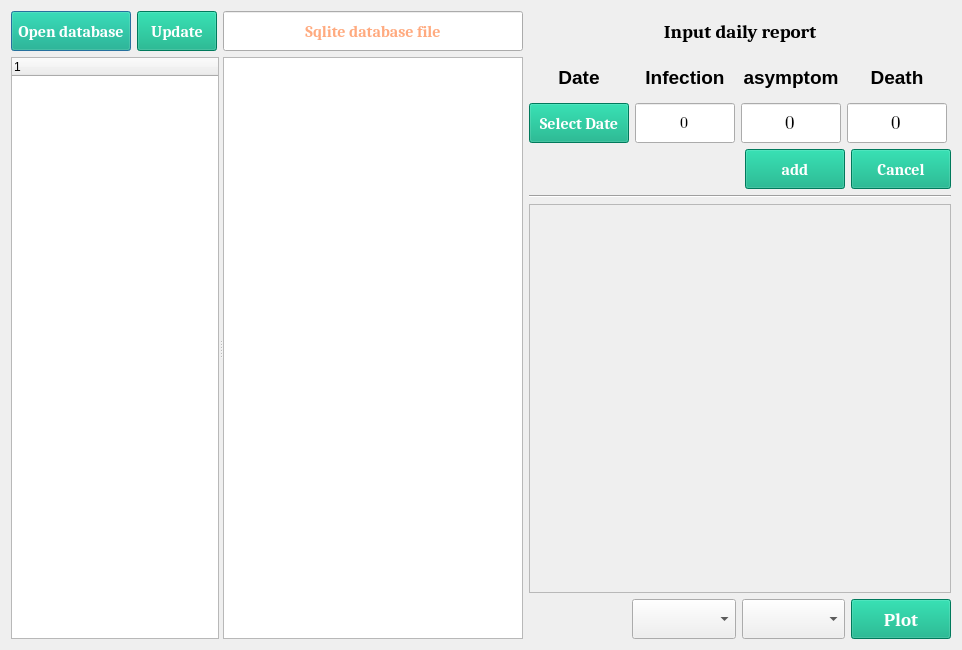
<?xml version="1.0" encoding="UTF-8"?>
<ui version="4.0">
 <class>Dialog</class>
 <widget class="QDialog" name="Dialog">
  <property name="geometry">
   <rect>
    <x>0</x>
    <y>0</y>
    <width>962</width>
    <height>650</height>
   </rect>
  </property>
  <property name="windowTitle">
   <string>Dialog</string>
  </property>
  <layout class="QGridLayout" name="gridLayout_4">
   <item row="0" column="0">
    <layout class="QHBoxLayout" name="horizontalLayout_2">
     <item>
      <layout class="QGridLayout" name="gridLayout">
       <item row="0" column="0">
        <widget class="QPushButton" name="Open_datebase_btn">
         <property name="sizePolicy">
          <sizepolicy hsizetype="Fixed" vsizetype="Fixed">
           <horstretch>0</horstretch>
           <verstretch>0</verstretch>
          </sizepolicy>
         </property>
         <property name="minimumSize">
          <size>
           <width>120</width>
           <height>40</height>
          </size>
         </property>
         <property name="maximumSize">
          <size>
           <width>100</width>
           <height>40</height>
          </size>
         </property>
         <property name="font">
          <font>
           <family>Cambria</family>
           <pointsize>12</pointsize>
           <bold>true</bold>
          </font>
         </property>
         <property name="styleSheet">
          <string notr="true">QPushButton{background-color: rgb(0, 170, 127);selection-color: rgb(255, 85, 127);
color: rgb(255, 255, 255);}

QPushButton:hover{background-color:rgb(0, 170, 255);}

QPushButton:pressed{background-color:rgb(255, 91, 58);}</string>
         </property>
         <property name="text">
          <string>Open database</string>
         </property>
        </widget>
       </item>
       <item row="0" column="1">
        <widget class="QPushButton" name="Update_database__btn">
         <property name="sizePolicy">
          <sizepolicy hsizetype="Fixed" vsizetype="Fixed">
           <horstretch>0</horstretch>
           <verstretch>0</verstretch>
          </sizepolicy>
         </property>
         <property name="minimumSize">
          <size>
           <width>80</width>
           <height>40</height>
          </size>
         </property>
         <property name="maximumSize">
          <size>
           <width>100</width>
           <height>40</height>
          </size>
         </property>
         <property name="font">
          <font>
           <family>Cambria</family>
           <pointsize>12</pointsize>
           <bold>true</bold>
          </font>
         </property>
         <property name="styleSheet">
          <string notr="true">QPushButton{background-color: rgb(0, 170, 127);selection-color: rgb(255, 85, 127);
color: rgb(255, 255, 255);}

QPushButton:hover{background-color:rgb(0, 170, 255);}

QPushButton:pressed{background-color:rgb(255, 91, 58);}</string>
         </property>
         <property name="text">
          <string>Update</string>
         </property>
        </widget>
       </item>
       <item row="0" column="2">
        <widget class="QLineEdit" name="lineEdit">
         <property name="minimumSize">
          <size>
           <width>300</width>
           <height>40</height>
          </size>
         </property>
         <property name="maximumSize">
          <size>
           <width>16777215</width>
           <height>40</height>
          </size>
         </property>
         <property name="palette">
          <palette>
           <active>
            <colorrole role="Text">
             <brush brushstyle="SolidPattern">
              <color alpha="255">
               <red>255</red>
               <green>85</green>
               <blue>0</blue>
              </color>
             </brush>
            </colorrole>
           </active>
           <inactive>
            <colorrole role="Text">
             <brush brushstyle="SolidPattern">
              <color alpha="255">
               <red>0</red>
               <green>0</green>
               <blue>0</blue>
              </color>
             </brush>
            </colorrole>
           </inactive>
           <disabled>
            <colorrole role="Text">
             <brush brushstyle="SolidPattern">
              <color alpha="255">
               <red>120</red>
               <green>120</green>
               <blue>120</blue>
              </color>
             </brush>
            </colorrole>
           </disabled>
          </palette>
         </property>
         <property name="font">
          <font>
           <family>Cambria</family>
           <pointsize>12</pointsize>
           <bold>true</bold>
          </font>
         </property>
         <property name="text">
          <string/>
         </property>
         <property name="alignment">
          <set>Qt::AlignCenter</set>
         </property>
         <property name="placeholderText">
          <string>Sqlite database file</string>
         </property>
        </widget>
       </item>
       <item row="1" column="0" colspan="3">
        <widget class="QSplitter" name="splitter">
         <property name="orientation">
          <enum>Qt::Horizontal</enum>
         </property>
         <widget class="QTreeWidget" name="treeWidget">
          <property name="sizePolicy">
           <sizepolicy hsizetype="MinimumExpanding" vsizetype="Expanding">
            <horstretch>0</horstretch>
            <verstretch>0</verstretch>
           </sizepolicy>
          </property>
          <property name="minimumSize">
           <size>
            <width>50</width>
            <height>400</height>
           </size>
          </property>
          <property name="maximumSize">
           <size>
            <width>300</width>
            <height>16777215</height>
           </size>
          </property>
          <column>
           <property name="text">
            <string/>
           </property>
          </column>
         </widget>
         <widget class="QTableView" name="tableView">
          <property name="sizePolicy">
           <sizepolicy hsizetype="Expanding" vsizetype="Expanding">
            <horstretch>0</horstretch>
            <verstretch>0</verstretch>
           </sizepolicy>
          </property>
          <property name="minimumSize">
           <size>
            <width>300</width>
            <height>400</height>
           </size>
          </property>
         </widget>
        </widget>
       </item>
      </layout>
     </item>
     <item>
      <layout class="QGridLayout" name="gridLayout_3">
       <item row="0" column="0">
        <widget class="QLabel" name="label_6">
         <property name="sizePolicy">
          <sizepolicy hsizetype="Fixed" vsizetype="Fixed">
           <horstretch>0</horstretch>
           <verstretch>0</verstretch>
          </sizepolicy>
         </property>
         <property name="minimumSize">
          <size>
           <width>400</width>
           <height>40</height>
          </size>
         </property>
         <property name="maximumSize">
          <size>
           <width>500</width>
           <height>40</height>
          </size>
         </property>
         <property name="palette">
          <palette>
           <active>
            <colorrole role="WindowText">
             <brush brushstyle="SolidPattern">
              <color alpha="255">
               <red>0</red>
               <green>170</green>
               <blue>255</blue>
              </color>
             </brush>
            </colorrole>
            <colorrole role="Text">
             <brush brushstyle="SolidPattern">
              <color alpha="255">
               <red>255</red>
               <green>85</green>
               <blue>0</blue>
              </color>
             </brush>
            </colorrole>
            <colorrole role="ButtonText">
             <brush brushstyle="SolidPattern">
              <color alpha="255">
               <red>255</red>
               <green>85</green>
               <blue>0</blue>
              </color>
             </brush>
            </colorrole>
           </active>
           <inactive>
            <colorrole role="WindowText">
             <brush brushstyle="SolidPattern">
              <color alpha="255">
               <red>0</red>
               <green>0</green>
               <blue>0</blue>
              </color>
             </brush>
            </colorrole>
            <colorrole role="Text">
             <brush brushstyle="SolidPattern">
              <color alpha="255">
               <red>0</red>
               <green>0</green>
               <blue>0</blue>
              </color>
             </brush>
            </colorrole>
            <colorrole role="ButtonText">
             <brush brushstyle="SolidPattern">
              <color alpha="255">
               <red>0</red>
               <green>0</green>
               <blue>0</blue>
              </color>
             </brush>
            </colorrole>
           </inactive>
           <disabled>
            <colorrole role="WindowText">
             <brush brushstyle="SolidPattern">
              <color alpha="255">
               <red>120</red>
               <green>120</green>
               <blue>120</blue>
              </color>
             </brush>
            </colorrole>
            <colorrole role="Text">
             <brush brushstyle="SolidPattern">
              <color alpha="255">
               <red>120</red>
               <green>120</green>
               <blue>120</blue>
              </color>
             </brush>
            </colorrole>
            <colorrole role="ButtonText">
             <brush brushstyle="SolidPattern">
              <color alpha="255">
               <red>120</red>
               <green>120</green>
               <blue>120</blue>
              </color>
             </brush>
            </colorrole>
           </disabled>
          </palette>
         </property>
         <property name="font">
          <font>
           <family>Cambria</family>
           <pointsize>14</pointsize>
           <bold>true</bold>
          </font>
         </property>
         <property name="text">
          <string>Input daily report</string>
         </property>
         <property name="alignment">
          <set>Qt::AlignCenter</set>
         </property>
        </widget>
       </item>
       <item row="1" column="0">
        <layout class="QGridLayout" name="gridLayout_2">
         <item row="0" column="0">
          <widget class="QLabel" name="label_5">
           <property name="sizePolicy">
            <sizepolicy hsizetype="Fixed" vsizetype="Fixed">
             <horstretch>0</horstretch>
             <verstretch>0</verstretch>
            </sizepolicy>
           </property>
           <property name="minimumSize">
            <size>
             <width>100</width>
             <height>40</height>
            </size>
           </property>
           <property name="maximumSize">
            <size>
             <width>100</width>
             <height>40</height>
            </size>
           </property>
           <property name="palette">
            <palette>
             <active>
              <colorrole role="WindowText">
               <brush brushstyle="SolidPattern">
                <color alpha="255">
                 <red>255</red>
                 <green>85</green>
                 <blue>0</blue>
                </color>
               </brush>
              </colorrole>
              <colorrole role="Text">
               <brush brushstyle="SolidPattern">
                <color alpha="255">
                 <red>0</red>
                 <green>170</green>
                 <blue>255</blue>
                </color>
               </brush>
              </colorrole>
              <colorrole role="ButtonText">
               <brush brushstyle="SolidPattern">
                <color alpha="255">
                 <red>0</red>
                 <green>255</green>
                 <blue>255</blue>
                </color>
               </brush>
              </colorrole>
             </active>
             <inactive>
              <colorrole role="WindowText">
               <brush brushstyle="SolidPattern">
                <color alpha="255">
                 <red>0</red>
                 <green>0</green>
                 <blue>0</blue>
                </color>
               </brush>
              </colorrole>
              <colorrole role="Text">
               <brush brushstyle="SolidPattern">
                <color alpha="255">
                 <red>0</red>
                 <green>0</green>
                 <blue>0</blue>
                </color>
               </brush>
              </colorrole>
              <colorrole role="ButtonText">
               <brush brushstyle="SolidPattern">
                <color alpha="255">
                 <red>0</red>
                 <green>0</green>
                 <blue>0</blue>
                </color>
               </brush>
              </colorrole>
             </inactive>
             <disabled>
              <colorrole role="WindowText">
               <brush brushstyle="SolidPattern">
                <color alpha="255">
                 <red>120</red>
                 <green>120</green>
                 <blue>120</blue>
                </color>
               </brush>
              </colorrole>
              <colorrole role="Text">
               <brush brushstyle="SolidPattern">
                <color alpha="255">
                 <red>120</red>
                 <green>120</green>
                 <blue>120</blue>
                </color>
               </brush>
              </colorrole>
              <colorrole role="ButtonText">
               <brush brushstyle="SolidPattern">
                <color alpha="255">
                 <red>120</red>
                 <green>120</green>
                 <blue>120</blue>
                </color>
               </brush>
              </colorrole>
             </disabled>
            </palette>
           </property>
           <property name="font">
            <font>
             <family>Arial</family>
             <pointsize>14</pointsize>
             <bold>true</bold>
            </font>
           </property>
           <property name="frameShape">
            <enum>QFrame::NoFrame</enum>
           </property>
           <property name="frameShadow">
            <enum>QFrame::Sunken</enum>
           </property>
           <property name="text">
            <string>Date</string>
           </property>
           <property name="alignment">
            <set>Qt::AlignCenter</set>
           </property>
          </widget>
         </item>
         <item row="0" column="1">
          <widget class="QLabel" name="label_2">
           <property name="sizePolicy">
            <sizepolicy hsizetype="Fixed" vsizetype="Fixed">
             <horstretch>0</horstretch>
             <verstretch>0</verstretch>
            </sizepolicy>
           </property>
           <property name="minimumSize">
            <size>
             <width>100</width>
             <height>40</height>
            </size>
           </property>
           <property name="maximumSize">
            <size>
             <width>100</width>
             <height>40</height>
            </size>
           </property>
           <property name="palette">
            <palette>
             <active>
              <colorrole role="WindowText">
               <brush brushstyle="SolidPattern">
                <color alpha="255">
                 <red>255</red>
                 <green>85</green>
                 <blue>0</blue>
                </color>
               </brush>
              </colorrole>
              <colorrole role="Text">
               <brush brushstyle="SolidPattern">
                <color alpha="255">
                 <red>255</red>
                 <green>85</green>
                 <blue>0</blue>
                </color>
               </brush>
              </colorrole>
              <colorrole role="ButtonText">
               <brush brushstyle="SolidPattern">
                <color alpha="255">
                 <red>255</red>
                 <green>85</green>
                 <blue>0</blue>
                </color>
               </brush>
              </colorrole>
             </active>
             <inactive>
              <colorrole role="WindowText">
               <brush brushstyle="SolidPattern">
                <color alpha="255">
                 <red>0</red>
                 <green>0</green>
                 <blue>0</blue>
                </color>
               </brush>
              </colorrole>
              <colorrole role="Text">
               <brush brushstyle="SolidPattern">
                <color alpha="255">
                 <red>0</red>
                 <green>0</green>
                 <blue>0</blue>
                </color>
               </brush>
              </colorrole>
              <colorrole role="ButtonText">
               <brush brushstyle="SolidPattern">
                <color alpha="255">
                 <red>0</red>
                 <green>0</green>
                 <blue>0</blue>
                </color>
               </brush>
              </colorrole>
             </inactive>
             <disabled>
              <colorrole role="WindowText">
               <brush brushstyle="SolidPattern">
                <color alpha="255">
                 <red>120</red>
                 <green>120</green>
                 <blue>120</blue>
                </color>
               </brush>
              </colorrole>
              <colorrole role="Text">
               <brush brushstyle="SolidPattern">
                <color alpha="255">
                 <red>120</red>
                 <green>120</green>
                 <blue>120</blue>
                </color>
               </brush>
              </colorrole>
              <colorrole role="ButtonText">
               <brush brushstyle="SolidPattern">
                <color alpha="255">
                 <red>120</red>
                 <green>120</green>
                 <blue>120</blue>
                </color>
               </brush>
              </colorrole>
             </disabled>
            </palette>
           </property>
           <property name="font">
            <font>
             <family>Arial</family>
             <pointsize>14</pointsize>
             <bold>true</bold>
            </font>
           </property>
           <property name="text">
            <string>Infection</string>
           </property>
           <property name="alignment">
            <set>Qt::AlignCenter</set>
           </property>
          </widget>
         </item>
         <item row="0" column="2">
          <widget class="QLabel" name="label_3">
           <property name="sizePolicy">
            <sizepolicy hsizetype="Fixed" vsizetype="Fixed">
             <horstretch>0</horstretch>
             <verstretch>0</verstretch>
            </sizepolicy>
           </property>
           <property name="minimumSize">
            <size>
             <width>100</width>
             <height>40</height>
            </size>
           </property>
           <property name="maximumSize">
            <size>
             <width>100</width>
             <height>40</height>
            </size>
           </property>
           <property name="palette">
            <palette>
             <active>
              <colorrole role="WindowText">
               <brush brushstyle="SolidPattern">
                <color alpha="255">
                 <red>255</red>
                 <green>85</green>
                 <blue>0</blue>
                </color>
               </brush>
              </colorrole>
              <colorrole role="Text">
               <brush brushstyle="SolidPattern">
                <color alpha="255">
                 <red>255</red>
                 <green>85</green>
                 <blue>0</blue>
                </color>
               </brush>
              </colorrole>
              <colorrole role="ButtonText">
               <brush brushstyle="SolidPattern">
                <color alpha="255">
                 <red>255</red>
                 <green>85</green>
                 <blue>0</blue>
                </color>
               </brush>
              </colorrole>
             </active>
             <inactive>
              <colorrole role="WindowText">
               <brush brushstyle="SolidPattern">
                <color alpha="255">
                 <red>0</red>
                 <green>0</green>
                 <blue>0</blue>
                </color>
               </brush>
              </colorrole>
              <colorrole role="Text">
               <brush brushstyle="SolidPattern">
                <color alpha="255">
                 <red>0</red>
                 <green>0</green>
                 <blue>0</blue>
                </color>
               </brush>
              </colorrole>
              <colorrole role="ButtonText">
               <brush brushstyle="SolidPattern">
                <color alpha="255">
                 <red>0</red>
                 <green>0</green>
                 <blue>0</blue>
                </color>
               </brush>
              </colorrole>
             </inactive>
             <disabled>
              <colorrole role="WindowText">
               <brush brushstyle="SolidPattern">
                <color alpha="255">
                 <red>120</red>
                 <green>120</green>
                 <blue>120</blue>
                </color>
               </brush>
              </colorrole>
              <colorrole role="Text">
               <brush brushstyle="SolidPattern">
                <color alpha="255">
                 <red>120</red>
                 <green>120</green>
                 <blue>120</blue>
                </color>
               </brush>
              </colorrole>
              <colorrole role="ButtonText">
               <brush brushstyle="SolidPattern">
                <color alpha="255">
                 <red>120</red>
                 <green>120</green>
                 <blue>120</blue>
                </color>
               </brush>
              </colorrole>
             </disabled>
            </palette>
           </property>
           <property name="font">
            <font>
             <family>Arial</family>
             <pointsize>14</pointsize>
             <bold>true</bold>
            </font>
           </property>
           <property name="text">
            <string>asymptom</string>
           </property>
           <property name="alignment">
            <set>Qt::AlignCenter</set>
           </property>
          </widget>
         </item>
         <item row="0" column="3">
          <widget class="QLabel" name="label_4">
           <property name="sizePolicy">
            <sizepolicy hsizetype="Fixed" vsizetype="Fixed">
             <horstretch>0</horstretch>
             <verstretch>0</verstretch>
            </sizepolicy>
           </property>
           <property name="minimumSize">
            <size>
             <width>100</width>
             <height>40</height>
            </size>
           </property>
           <property name="maximumSize">
            <size>
             <width>100</width>
             <height>40</height>
            </size>
           </property>
           <property name="palette">
            <palette>
             <active>
              <colorrole role="WindowText">
               <brush brushstyle="SolidPattern">
                <color alpha="255">
                 <red>255</red>
                 <green>85</green>
                 <blue>0</blue>
                </color>
               </brush>
              </colorrole>
              <colorrole role="Text">
               <brush brushstyle="SolidPattern">
                <color alpha="255">
                 <red>255</red>
                 <green>85</green>
                 <blue>0</blue>
                </color>
               </brush>
              </colorrole>
              <colorrole role="ButtonText">
               <brush brushstyle="SolidPattern">
                <color alpha="255">
                 <red>255</red>
                 <green>85</green>
                 <blue>0</blue>
                </color>
               </brush>
              </colorrole>
             </active>
             <inactive>
              <colorrole role="WindowText">
               <brush brushstyle="SolidPattern">
                <color alpha="255">
                 <red>0</red>
                 <green>0</green>
                 <blue>0</blue>
                </color>
               </brush>
              </colorrole>
              <colorrole role="Text">
               <brush brushstyle="SolidPattern">
                <color alpha="255">
                 <red>0</red>
                 <green>0</green>
                 <blue>0</blue>
                </color>
               </brush>
              </colorrole>
              <colorrole role="ButtonText">
               <brush brushstyle="SolidPattern">
                <color alpha="255">
                 <red>0</red>
                 <green>0</green>
                 <blue>0</blue>
                </color>
               </brush>
              </colorrole>
             </inactive>
             <disabled>
              <colorrole role="WindowText">
               <brush brushstyle="SolidPattern">
                <color alpha="255">
                 <red>120</red>
                 <green>120</green>
                 <blue>120</blue>
                </color>
               </brush>
              </colorrole>
              <colorrole role="Text">
               <brush brushstyle="SolidPattern">
                <color alpha="255">
                 <red>120</red>
                 <green>120</green>
                 <blue>120</blue>
                </color>
               </brush>
              </colorrole>
              <colorrole role="ButtonText">
               <brush brushstyle="SolidPattern">
                <color alpha="255">
                 <red>120</red>
                 <green>120</green>
                 <blue>120</blue>
                </color>
               </brush>
              </colorrole>
             </disabled>
            </palette>
           </property>
           <property name="font">
            <font>
             <family>Arial</family>
             <pointsize>14</pointsize>
             <bold>true</bold>
            </font>
           </property>
           <property name="text">
            <string>Death</string>
           </property>
           <property name="alignment">
            <set>Qt::AlignCenter</set>
           </property>
          </widget>
         </item>
         <item row="1" column="0">
          <widget class="QPushButton" name="Select_date_btn">
           <property name="sizePolicy">
            <sizepolicy hsizetype="Fixed" vsizetype="Fixed">
             <horstretch>0</horstretch>
             <verstretch>0</verstretch>
            </sizepolicy>
           </property>
           <property name="minimumSize">
            <size>
             <width>100</width>
             <height>40</height>
            </size>
           </property>
           <property name="maximumSize">
            <size>
             <width>100</width>
             <height>40</height>
            </size>
           </property>
           <property name="font">
            <font>
             <family>Cambria</family>
             <pointsize>12</pointsize>
             <bold>true</bold>
            </font>
           </property>
           <property name="styleSheet">
            <string notr="true">QPushButton{background-color: rgb(0, 170, 127);selection-color: rgb(255, 85, 127);
color: rgb(255, 255, 255);}

QPushButton:hover{background-color:rgb(0, 170, 255);}

QPushButton:pressed{background-color:rgb(255, 91, 58);}</string>
           </property>
           <property name="text">
            <string>Select Date</string>
           </property>
          </widget>
         </item>
         <item row="1" column="1">
          <widget class="QLineEdit" name="Infection_input">
           <property name="minimumSize">
            <size>
             <width>100</width>
             <height>40</height>
            </size>
           </property>
           <property name="maximumSize">
            <size>
             <width>100</width>
             <height>40</height>
            </size>
           </property>
           <property name="font">
            <font>
             <family>Cambria Math</family>
             <pointsize>12</pointsize>
             <bold>false</bold>
            </font>
           </property>
           <property name="text">
            <string>0</string>
           </property>
           <property name="alignment">
            <set>Qt::AlignCenter</set>
           </property>
          </widget>
         </item>
         <item row="1" column="2">
          <widget class="QLineEdit" name="Asymptom_input">
           <property name="minimumSize">
            <size>
             <width>100</width>
             <height>40</height>
            </size>
           </property>
           <property name="maximumSize">
            <size>
             <width>100</width>
             <height>40</height>
            </size>
           </property>
           <property name="font">
            <font>
             <family>Cambria Math</family>
             <pointsize>14</pointsize>
            </font>
           </property>
           <property name="text">
            <string>0</string>
           </property>
           <property name="alignment">
            <set>Qt::AlignCenter</set>
           </property>
          </widget>
         </item>
         <item row="1" column="3">
          <widget class="QLineEdit" name="Death_input">
           <property name="minimumSize">
            <size>
             <width>100</width>
             <height>40</height>
            </size>
           </property>
           <property name="maximumSize">
            <size>
             <width>100</width>
             <height>40</height>
            </size>
           </property>
           <property name="font">
            <font>
             <family>Cambria Math</family>
             <pointsize>14</pointsize>
            </font>
           </property>
           <property name="text">
            <string>0</string>
           </property>
           <property name="alignment">
            <set>Qt::AlignCenter</set>
           </property>
          </widget>
         </item>
        </layout>
       </item>
       <item row="2" column="0">
        <layout class="QHBoxLayout" name="horizontalLayout">
         <item>
          <spacer name="horizontalSpacer">
           <property name="orientation">
            <enum>Qt::Horizontal</enum>
           </property>
           <property name="sizeHint" stdset="0">
            <size>
             <width>188</width>
             <height>20</height>
            </size>
           </property>
          </spacer>
         </item>
         <item>
          <widget class="QPushButton" name="Confirm_btn">
           <property name="sizePolicy">
            <sizepolicy hsizetype="Fixed" vsizetype="Fixed">
             <horstretch>0</horstretch>
             <verstretch>0</verstretch>
            </sizepolicy>
           </property>
           <property name="minimumSize">
            <size>
             <width>100</width>
             <height>40</height>
            </size>
           </property>
           <property name="maximumSize">
            <size>
             <width>100</width>
             <height>40</height>
            </size>
           </property>
           <property name="font">
            <font>
             <family>Cambria</family>
             <pointsize>12</pointsize>
             <bold>true</bold>
            </font>
           </property>
           <property name="styleSheet">
            <string notr="true">QPushButton{background-color: rgb(0, 170, 127);selection-color: rgb(255, 85, 127);
color: rgb(255, 255, 255);}

QPushButton:hover{background-color:rgb(0, 170, 255);}

QPushButton:pressed{background-color:rgb(255, 91, 58);}</string>
           </property>
           <property name="text">
            <string>add</string>
           </property>
          </widget>
         </item>
         <item>
          <widget class="QPushButton" name="Cancel_btn">
           <property name="sizePolicy">
            <sizepolicy hsizetype="Fixed" vsizetype="Fixed">
             <horstretch>0</horstretch>
             <verstretch>0</verstretch>
            </sizepolicy>
           </property>
           <property name="minimumSize">
            <size>
             <width>100</width>
             <height>40</height>
            </size>
           </property>
           <property name="maximumSize">
            <size>
             <width>100</width>
             <height>40</height>
            </size>
           </property>
           <property name="font">
            <font>
             <family>Cambria</family>
             <pointsize>12</pointsize>
             <bold>true</bold>
            </font>
           </property>
           <property name="styleSheet">
            <string notr="true">QPushButton{background-color: rgb(0, 170, 127);selection-color: rgb(255, 85, 127);
color: rgb(255, 255, 255);}

QPushButton:hover{background-color:rgb(0, 170, 255);}

QPushButton:pressed{background-color:rgb(255, 91, 58);}</string>
           </property>
           <property name="text">
            <string>Cancel</string>
           </property>
          </widget>
         </item>
        </layout>
       </item>
       <item row="3" column="0">
        <widget class="Line" name="line">
         <property name="orientation">
          <enum>Qt::Horizontal</enum>
         </property>
        </widget>
       </item>
       <item row="4" column="0">
        <widget class="QFrame" name="Plot_frame">
         <property name="sizePolicy">
          <sizepolicy hsizetype="Expanding" vsizetype="MinimumExpanding">
           <horstretch>0</horstretch>
           <verstretch>0</verstretch>
          </sizepolicy>
         </property>
         <property name="minimumSize">
          <size>
           <width>400</width>
           <height>300</height>
          </size>
         </property>
         <property name="maximumSize">
          <size>
           <width>800</width>
           <height>400</height>
          </size>
         </property>
         <property name="frameShape">
          <enum>QFrame::StyledPanel</enum>
         </property>
         <property name="frameShadow">
          <enum>QFrame::Raised</enum>
         </property>
        </widget>
       </item>
       <item row="5" column="0">
        <layout class="QHBoxLayout" name="horizontalLayout_6">
         <item>
          <spacer name="horizontalSpacer_2">
           <property name="orientation">
            <enum>Qt::Horizontal</enum>
           </property>
           <property name="sizeHint" stdset="0">
            <size>
             <width>68</width>
             <height>20</height>
            </size>
           </property>
          </spacer>
         </item>
         <item>
          <widget class="QComboBox" name="X_axis_cbx">
           <property name="sizePolicy">
            <sizepolicy hsizetype="MinimumExpanding" vsizetype="Fixed">
             <horstretch>0</horstretch>
             <verstretch>0</verstretch>
            </sizepolicy>
           </property>
           <property name="minimumSize">
            <size>
             <width>60</width>
             <height>40</height>
            </size>
           </property>
           <property name="maximumSize">
            <size>
             <width>16777215</width>
             <height>40</height>
            </size>
           </property>
           <property name="font">
            <font>
             <family>Cambria</family>
             <pointsize>12</pointsize>
             <bold>true</bold>
            </font>
           </property>
           <property name="toolTip">
            <string>X axis</string>
           </property>
          </widget>
         </item>
         <item>
          <widget class="QComboBox" name="Y_axis_cbx">
           <property name="sizePolicy">
            <sizepolicy hsizetype="MinimumExpanding" vsizetype="Fixed">
             <horstretch>0</horstretch>
             <verstretch>0</verstretch>
            </sizepolicy>
           </property>
           <property name="minimumSize">
            <size>
             <width>60</width>
             <height>40</height>
            </size>
           </property>
           <property name="maximumSize">
            <size>
             <width>16777215</width>
             <height>40</height>
            </size>
           </property>
           <property name="font">
            <font>
             <family>Cambria</family>
             <pointsize>12</pointsize>
             <bold>true</bold>
            </font>
           </property>
           <property name="toolTip">
            <string>Y axis</string>
           </property>
          </widget>
         </item>
         <item>
          <widget class="QPushButton" name="Plot_database__btn">
           <property name="sizePolicy">
            <sizepolicy hsizetype="Fixed" vsizetype="Fixed">
             <horstretch>0</horstretch>
             <verstretch>0</verstretch>
            </sizepolicy>
           </property>
           <property name="minimumSize">
            <size>
             <width>100</width>
             <height>40</height>
            </size>
           </property>
           <property name="maximumSize">
            <size>
             <width>100</width>
             <height>40</height>
            </size>
           </property>
           <property name="font">
            <font>
             <family>Cambria</family>
             <pointsize>14</pointsize>
             <bold>true</bold>
            </font>
           </property>
           <property name="styleSheet">
            <string notr="true">QPushButton{background-color: rgb(0, 170, 127);selection-color: rgb(255, 85, 127);
color: rgb(255, 255, 255);}

QPushButton:hover{background-color:rgb(0, 170, 255);}

QPushButton:pressed{background-color:rgb(255, 91, 58);}</string>
           </property>
           <property name="text">
            <string>Plot</string>
           </property>
          </widget>
         </item>
        </layout>
       </item>
      </layout>
     </item>
    </layout>
   </item>
  </layout>
 </widget>
 <resources/>
 <connections/>
</ui>
